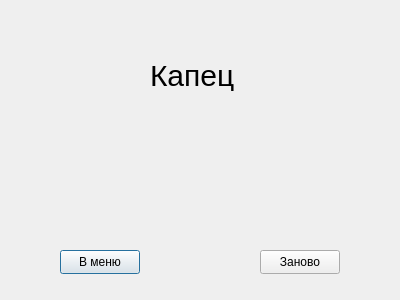
<?xml version="1.0" encoding="UTF-8"?>
<ui version="4.0">
 <class>WinDialog</class>
 <widget class="QDialog" name="WinDialog">
  <property name="geometry">
   <rect>
    <x>0</x>
    <y>0</y>
    <width>400</width>
    <height>300</height>
   </rect>
  </property>
  <property name="windowTitle">
   <string>Капец</string>
  </property>
  <widget class="QPushButton" name="menuButton">
   <property name="geometry">
    <rect>
     <x>60</x>
     <y>250</y>
     <width>80</width>
     <height>24</height>
    </rect>
   </property>
   <property name="text">
    <string>В меню</string>
   </property>
  </widget>
  <widget class="QPushButton" name="restartButton">
   <property name="geometry">
    <rect>
     <x>260</x>
     <y>250</y>
     <width>80</width>
     <height>24</height>
    </rect>
   </property>
   <property name="text">
    <string>Заново</string>
   </property>
  </widget>
  <widget class="QLabel" name="label">
   <property name="geometry">
    <rect>
     <x>150</x>
     <y>60</y>
     <width>101</width>
     <height>31</height>
    </rect>
   </property>
   <property name="styleSheet">
    <string notr="true">font-size: 30px</string>
   </property>
   <property name="text">
    <string>Капец</string>
   </property>
  </widget>
  <widget class="QLabel" name="label_2">
   <property name="geometry">
    <rect>
     <x>110</x>
     <y>120</y>
     <width>191</width>
     <height>101</height>
    </rect>
   </property>
   <property name="text">
    <string/>
   </property>
   <property name="pixmap">
    <pixmap resource="resources.qrc">:/images/res/images/grob.png</pixmap>
   </property>
   <property name="scaledContents">
    <bool>true</bool>
   </property>
  </widget>
 </widget>
 <resources>
  <include location="resources.qrc"/>
 </resources>
 <connections/>
</ui>
